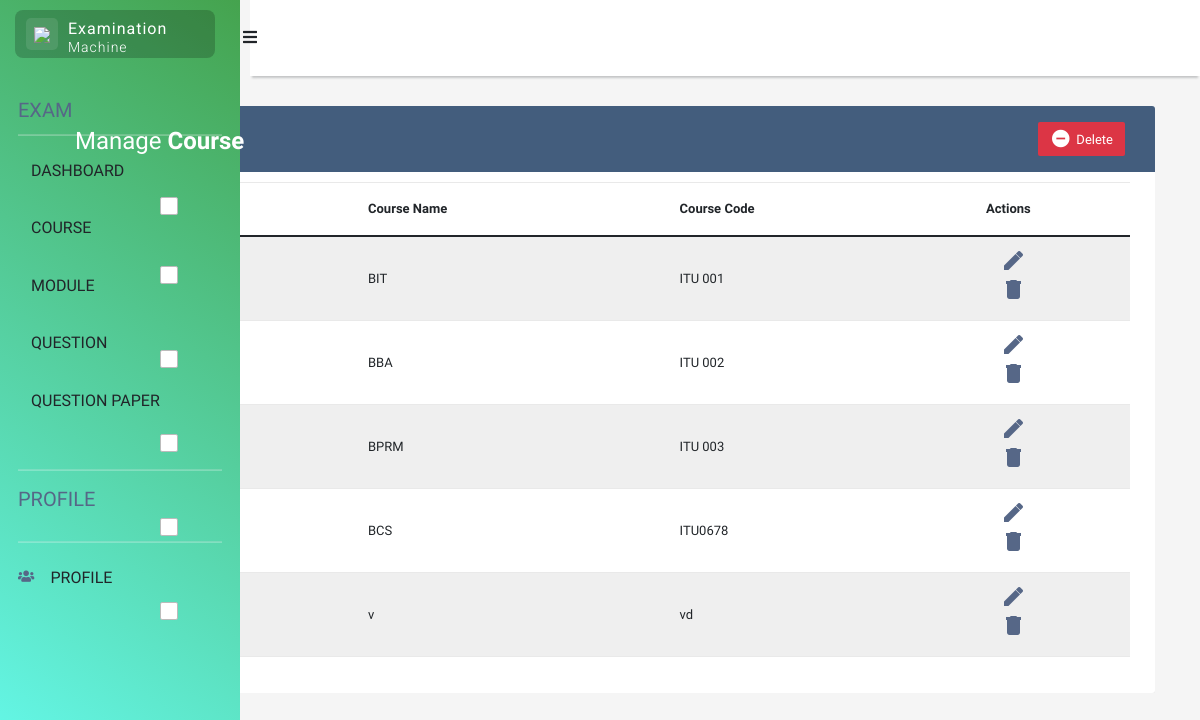
/coursedata/, run on an earlier commit of the app's database.
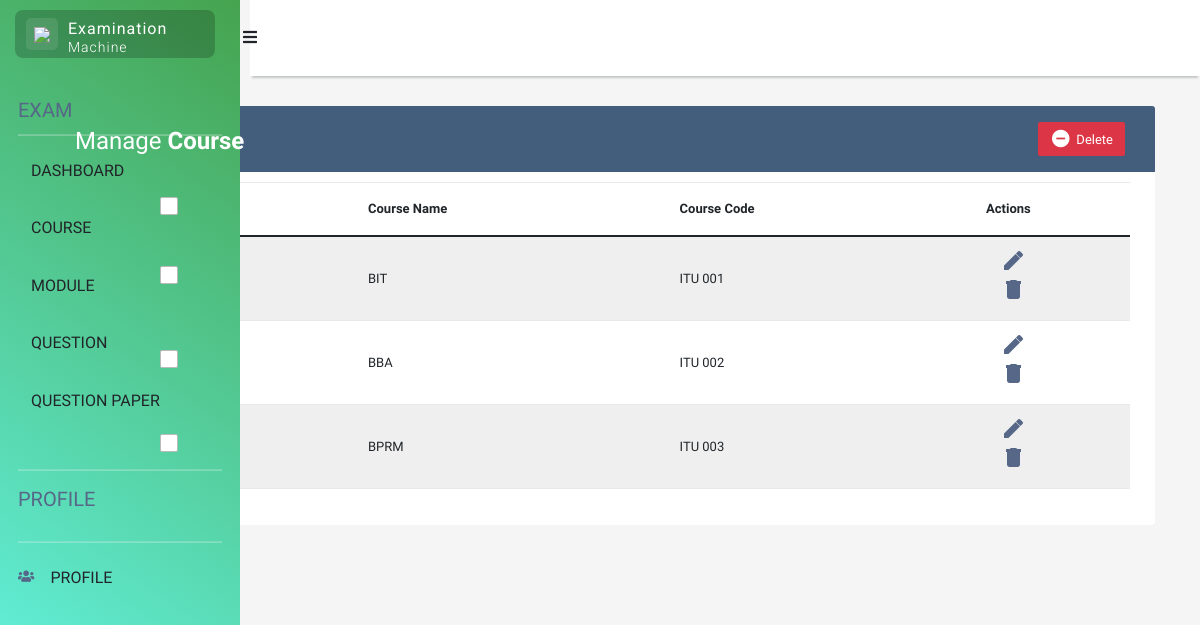
And on a later commit of the database.
### FYPAPP/models.py (models this page shows, shortened)
class Course(models.Model):
    courseName = models.CharField(max_length=30)
    courseCode = models.CharField(max_length=30)

### FYPAPP/views.py (the view)
# urls.py: path('coursedata/', views.course_manage, name='course_manage'),
def course_manage(request):
    context = {'course':  Course.objects.all()}
    return render(request, 'FYPAPP/course_manage.html', context)

### templates/FYPAPP/course_manage.html (shortened to what this page needs)
{% extends 'FYPAPP/home.html' %}
{% block content %}
<!DOCTYPE html>
<html lang="en">
<head>
<link rel="stylesheet" href="https://stackpath.bootstrapcdn.com/bootstrap/4.5.0/css/bootstrap.min.css">
<link rel="stylesheet" href="https://maxcdn.bootstrapcdn.com/font-awesome/4.7.0/css/font-awesome.min.css">
</head>
<body>
<div class="container-xl">
	<div class="table-responsive">
		<div class="table-wrapper">
			<div class="table-title">
				<div class="row">
					<div class="col-sm-6">
						<h2>Manage <b>Course</b></h2>
					</div>
					<div class="col-sm-6">
						<a href="#deleteCourseModal" class="btn btn-danger" data-toggle="modal"><i class="material-icons">&#xE15C;</i> <span>Delete</span></a>											</div>
				</div>
			</div>
			<table class="table table-striped table-hover">
				<thead>
					<tr>
						<th>
							<span class="custom-checkbox">
								<label for="selectAll"></label>
							</span>
						</th>
						<th>Course Name</th>
						<th>Course Code</th>
						<th>Actions</th>
					</tr>
				</thead>
				{% for c in course %}
				<tr>
					<td>
						<span class="custom-checkbox">
							<label for="selectAll"></label>
						</span>
					</td>
					<td>{{c.courseName}}</td>
					<td>{{c.courseCode}}</td>
					<td>
						<div class="container-fluid">
							<div class="row">
								<div class="col-6">
                                    <a href="{% url 'FYPAPP:update_course' c.id %}" class="material-icons" data-toggle="tooltip" title="Edit">&#xE254;</a>
								</div>
								<div class="col-6">
									<a href="{% url 'FYPAPP:delete_course' c.id %}" class="material-icons" data-toggle="tooltip" title="Delete"></a>
								</div>
							</div>
						</div>
					</td>
				</tr>
				{% endfor %}
			</table>
		</div>
	</div>
</div>
</body>
</html>
{% endblock content%}

What changed in the data, as far as the page shows it:
removed Course: courseName "BCS", courseCode "ITU0678"
removed Course: courseName "v", courseCode "vd"
